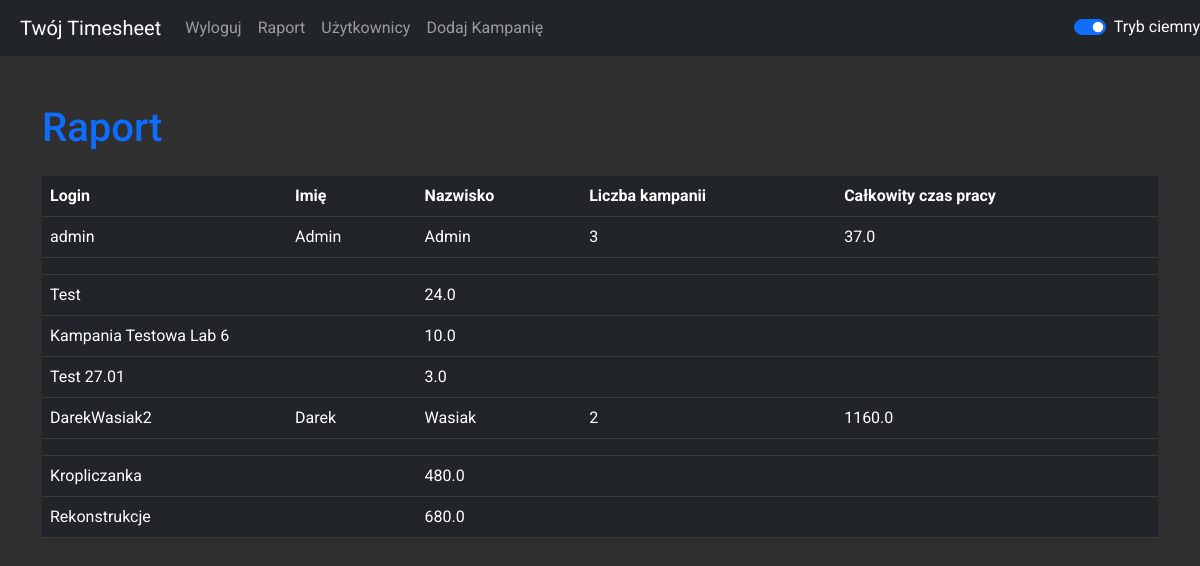
The page /report (signed in) on the database as committed earlier.
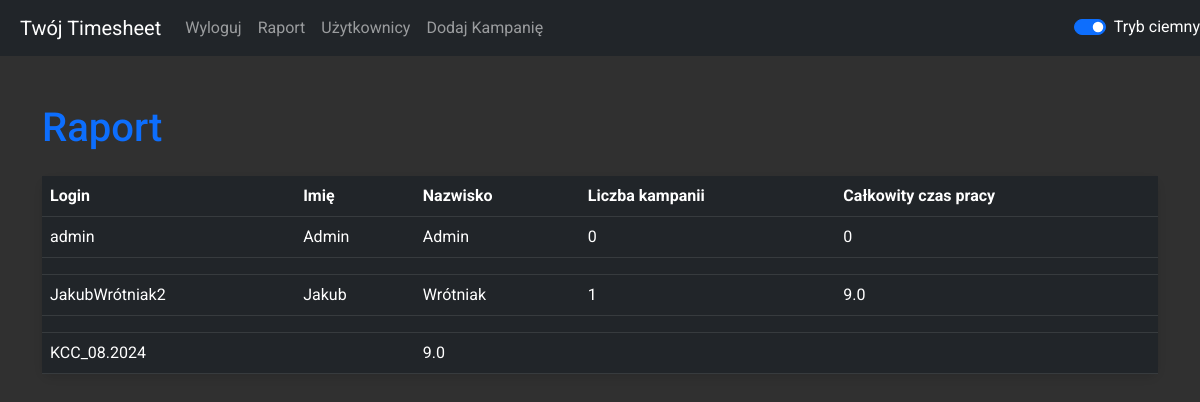
The same page on the database as committed later.
### timesheet.py (models this page shows)
class User(UserMixin, db.Model):
    id = db.Column(db.Integer, primary_key=True, autoincrement=True)
    first_name = db.Column(db.String(50), nullable=False)
    last_name = db.Column(db.String(50), nullable=False)
    pesel = db.Column(db.String(11), unique=True, nullable=False)
    service_line = db.Column(db.String(50), nullable=False)
    password = db.Column(db.String(200), nullable=False)
    username_and_id = db.Column(db.String(100), unique=True, nullable=False)
    campaigns = db.relationship('Campaign', back_populates='user', lazy=True)
    supervisor_id = db.Column(db.Integer, db.ForeignKey('user.id'))
    supervised = db.relationship('User', back_populates='supervisor', foreign_keys=[supervisor_id])
    supervisor = db.relationship('User', back_populates='supervised', remote_side=[id], post_update=True)

class Campaign(db.Model):
    id = db.Column(db.Integer, primary_key=True)
    campaign_id = db.Column(db.Integer, unique=True, nullable=False, default=lambda: random.randint(1000, 9999))
    name = db.Column(db.String(100), nullable=False)
    start_date = db.Column(db.DateTime, nullable=False)
    end_date = db.Column(db.DateTime, nullable=False)
    user_id = db.Column(db.Integer, db.ForeignKey('user.id'), nullable=False)
    created_date = db.Column(db.DateTime, default=datetime.utcnow)
    total_work_time = db.Column(db.Float, default=0.0)
    user = db.relationship('User', back_populates='campaigns')

### timesheet.py (the view)
@app.route('/report', methods=['GET'])
@login_required
def report():
    users = current_user.supervised
    return render_template('report.html', users=users)

### timesheet.py (called while the page is built)
@login_manager.user_loader
def load_user(user_id):
    return User.query.get(int(user_id))

### templates/report.html
{% extends 'base.html' %}
{% block content %}
    <h1 class="mt-5 text-primary">Raport</h1>
    <table class="table mt-4 report-table table-dark-mode">
        <thead>
            <tr>
                <th>Login</th>
                <th>Imię</th>
                <th>Nazwisko</th>
                <th>Liczba kampanii</th>
                <th>Całkowity czas pracy</th>
            </tr>
        </thead>
        <tbody>
            {% for user in users %}
                <tr class="font-weight-bold">
                    <td>{{ user.username_and_id }}</td>
                    <td>{{ user.first_name }}</td>
                    <td>{{ user.last_name }}</td>
                    <td>{{ user.campaigns|length }}</td>
                    <td>{{ user.campaigns|sum(attribute='total_work_time') }}</td>
                </tr>
                <tr>
                    <td colspan="5"></td>
                </tr>
                {% for campaign in user.campaigns %}
                    <tr>
                        <td colspan="2">{{ campaign.name }}</td>
                        <td colspan="3">{{ campaign.total_work_time }}</td>
                    </tr>
                {% endfor %}
            {% endfor %}
        </tbody>
    </table>
{% endblock %}

### templates/base.html (shortened to what this page needs)
<!DOCTYPE html>
<html lang="en">
<head>
    <link rel="stylesheet" href="https://cdn.jsdelivr.net/npm/bootstrap@5.3.0/dist/css/bootstrap.min.css">
    <link rel="stylesheet" href="{{ url_for('static', filename='styles.css') }}">
</head>
<body>
<nav class="navbar navbar-expand-lg navbar-light bg-light">
  <a class="navbar-brand" href="{{ url_for('index') }}">Twój Timesheet</a>
  <div class="collapse navbar-collapse" id="navbarNav">
    <ul class="navbar-nav ml-auto">
      {% if current_user.is_authenticated %}
        <li class="nav-item">
            <a class="nav-link" href="{{ url_for('logout') }}">Wyloguj</a>
        </li>
        <li class="nav-item">
            <a class="nav-link" href="{{ url_for('report') }}">Raport</a>
        </li>
        <li class="nav-item">
            <a class="nav-link" href="{{ url_for('add_user_page') }}">Użytkownicy</a>
        </li>
        <li class="nav-item">
            {% if current_user.is_authenticated %}
                <a class="nav-link" href="{{ url_for('add_campaign_page', user_id=current_user.id) }}">Dodaj Kampanię</a>
            {% endif %}
        </li>
      {% else %}
        <li class="nav-item">
            <a class="nav-link" href="{{ url_for('login') }}">Zaloguj</a>
        </li>
      {% endif %}
    </ul>
  </div>
  <div class="form-check form-switch">
    <input class="form-check-input dark-mode-toggle" type="checkbox" id="darkModeToggle">
    <label class="form-check-label" for="darkModeToggle">Tryb ciemny</label>
  </div>
</nav>
<div class="container {% if is_dark_mode %}dark-mode{% endif %}">
    {% block content %}{% endblock %}
</div>
</body>
</html>

### static/styles.css (style rules this page uses)
body.dark-mode { background-color: #303030; color: #ffffff; font-family: 'Roboto', sans-serif; }
.navbar-brand { margin-left: 20px; }
body.dark-mode .table, body:not(.dark-mode) .table { background-color: #424242 !important; color: #fff !important; box-shadow: 0 4px 8px rgba(0, 0, 0, 0.1); }
body.dark-mode .table.report-table { background-color: #424242 !important; color: #fff !important; box-shadow: 0 4px 8px rgba(0, 0, 0, 0.1); }
.table { border-radius: 10px !important; }
body.dark-mode .table, body:not(.dark-mode) .table { border-radius: 10px !important; }
body:not(.dark-mode) .table.report-table, body.dark-mode .table.report-table { border-radius: 10px !important; }

Rows that differ between the two databases and show on the page:
removed Campaign: name "Test", total_work_time "24.0", shown under User "admin"
removed Campaign: name "Kampania Testowa Lab 6", total_work_time "10.0", shown under User "admin"
removed Campaign: name "Test 27.01", total_work_time "3.0", shown under User "admin"
removed Campaign: name "Kropliczanka", total_work_time "480.0", shown under User "DarekWasiak2"
removed Campaign: name "Rekonstrukcje", total_work_time "680.0", shown under User "DarekWasiak2"
changed User "admin": campaigns|length "3" → "0"; campaigns|sum "37.0" → "0"
changed User: username_and_id "DarekWasiak2" → "JakubWrótniak2"; first_name "Darek" → "Jakub"; last_name "Wasiak" → "Wrótniak"; campaigns|length "2" → "1"; campaigns|sum "1160.0" → "9.0"
added Campaign: name "KCC_08.2024", total_work_time "9.0", shown under User "JakubWrótniak2"
